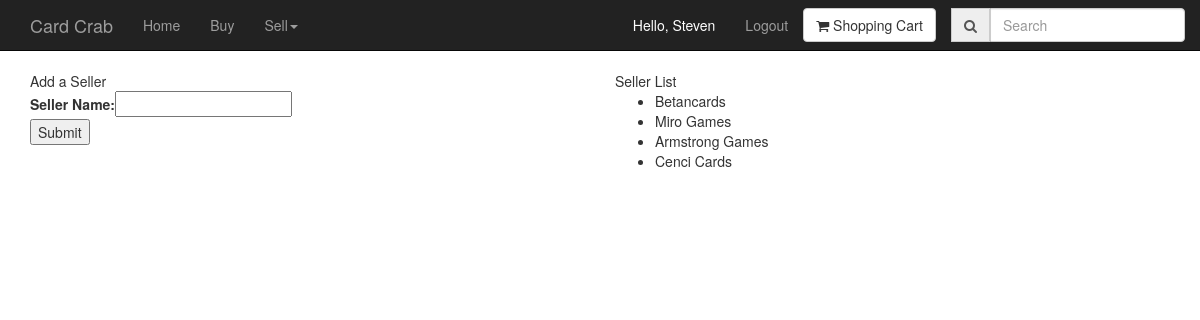
The app's page /add_seller/ (signed in) with its own data.
### CardCrab/models.py (models this page shows, shortened)
class Seller(models.Model):
    name = models.TextField()

### CardCrab/views.py (the view)
# urls.py: url(r'^add_seller/', views.add_seller, name='add_seller'),
def add_seller(request):
    if request.method == 'POST':
        form = AddSellerForm(request.POST)
        if form.is_valid():
            data = form.cleaned_data
            seller = Seller(name=data["name"])
            seller.save()
    form = AddSellerForm()
    sellers = Seller.objects.all()
    context = {'form': form, 'sellers': sellers}
    return render(request, 'admin/add_seller.html', context)

### CardCrab/forms.py
class AddSellerForm(forms.Form):
    name = forms.CharField(label="Seller Name")

### templates/admin/add_seller.html (shortened to what this page needs)
{% extends 'base.html' %}
{% load staticfiles %}
{% block content %}
        <div class="section">
            <div class="container">
                <div class="row">
                    <div class="col-md-6">
                        Add a Seller
                        <form action = "/add_seller/" method="post">
                            {{ form }}
                            <br>
                            <input type = "submit" value = "Submit" />
                        </form>
                    </div>
                    <div class="col-md-6">
                        Seller List
                        <ul>
                        {% for seller in sellers %}
                            <li>{{ seller.name }}</li>
                        {% endfor %}
                        </ul>
                    </div>
                </div>
            </div>
        </div>
{% endblock %}

### templates/navbar.html (shortened to what this page needs)
{% load staticfiles %}
<div class="navbar navbar-default navbar-inverse navbar-static-top">
            <div class="container">
                <div class="navbar-header">
                    <a class="navbar-brand" href="{% url 'index' %}">
                        <span>Card Crab</span>
                    </a>
                </div>
                <div class="collapse navbar-collapse" id="navbar-ex-collapse">
                    <ul class="nav navbar-nav navbar-left">
                        <li id = "home_label">
                            <a href="{% url 'index' %}">Home</a>
                        </li>
                        <li id = "cards_label">
                            <a href="{% url 'search' %}">Buy</a>
                        </li>
                        {% if user.is_authenticated %}
                        <li class = "dropdown">
                            <a class = "dropdown-toggle" data-toggle="dropdown" href="#">Sell<span class = "caret"></span></a>
                        </li>
                        {% else %}
                        <li id = "cards_label">
                            <a href="{% url 'my_store' %}">Sell</a>
                        </li>
                        {% endif %}
                    </ul>
                    <div class="nav navbar-nav navbar-group navbar-right">
                        <a href = "{% url 'checkout' %}" class="navbar-btn btn btn-default" type="button">
                            <i class="fa fa-shopping-cart" aria-hidden="true"></i>
                            <span>Shopping Cart</span>
                        </a>
                        <div class="navbar-form navbar-right" role="search">
                            <form class="form-group input-group" method = 'post' action="{% url 'search' %}">
                                <span class="input-group-addon">
                                    <i class="fa fa-search" aria-hidden="true"></i>
                                </span>
                                <input type="text" id="search_box" name="search_text" class="form-control input-md" placeholder="Search" value="{{ search_text|default:'' }}">
                            </form>
                        </div>
                    </div>
                    <ul class="nav navbar-nav navbar-group navbar-right">
                        {% if user.is_authenticated %}
                        <li>
                            <p class="nav-text">Hello, {{ user.first_name }}</p>
                        </li>
                        <li>
                            <a href="#" onclick="logout()">Logout</a>
                        </li>
                        {% endif %}
                </ul>
            </div>
        </div>

### static/css/styles.css (style rules this page uses)
.nav-text { padding: 15px 15px; margin: 0px 0px -15px; color: white; }

### records on screen
Seller: name "Betancards"
Seller: name "Miro Games"
Seller: name "Armstrong Games"
Seller: name "Cenci Cards"

### other values on screen
{{ user.first_name }} "Steven"
